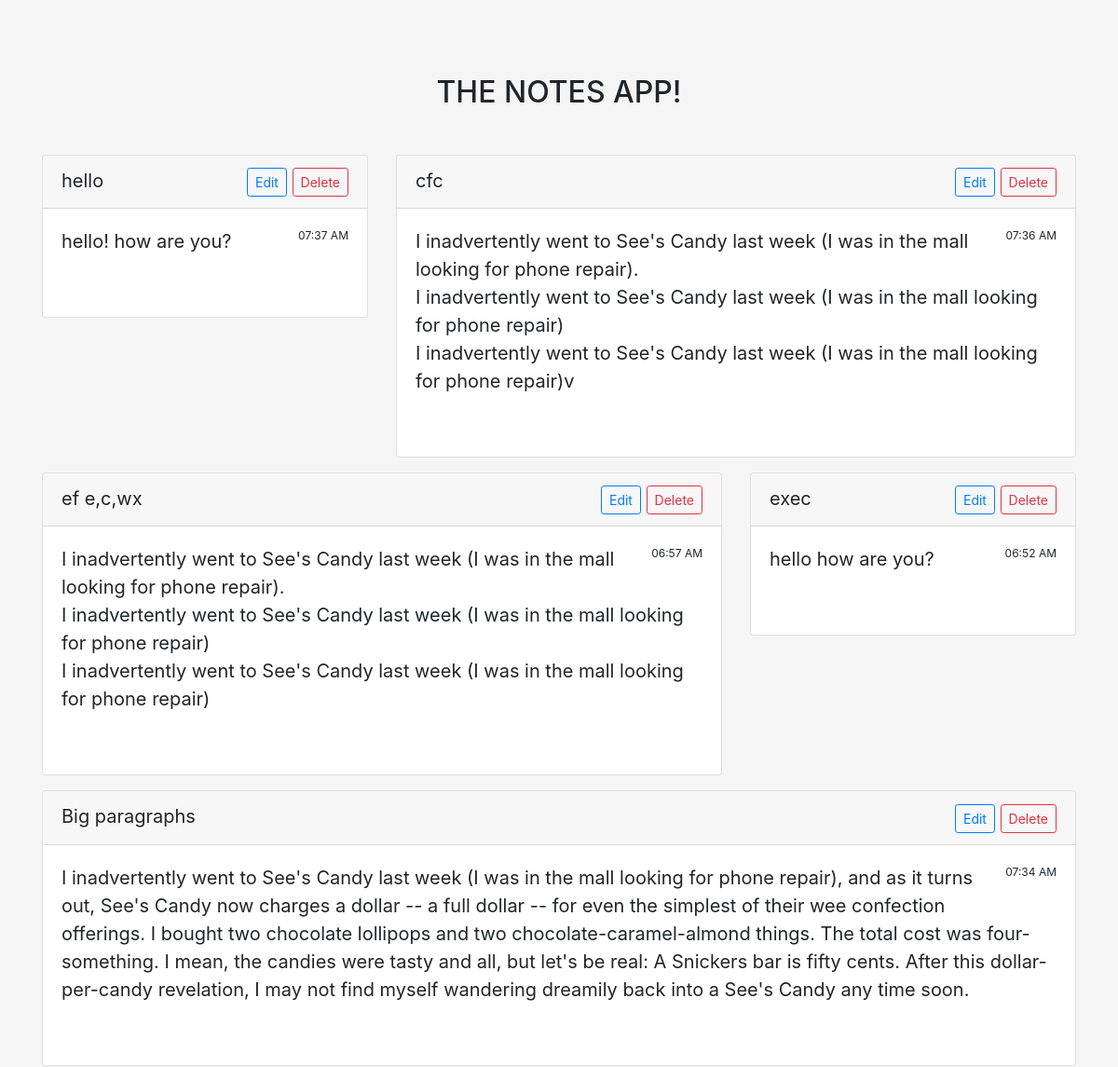
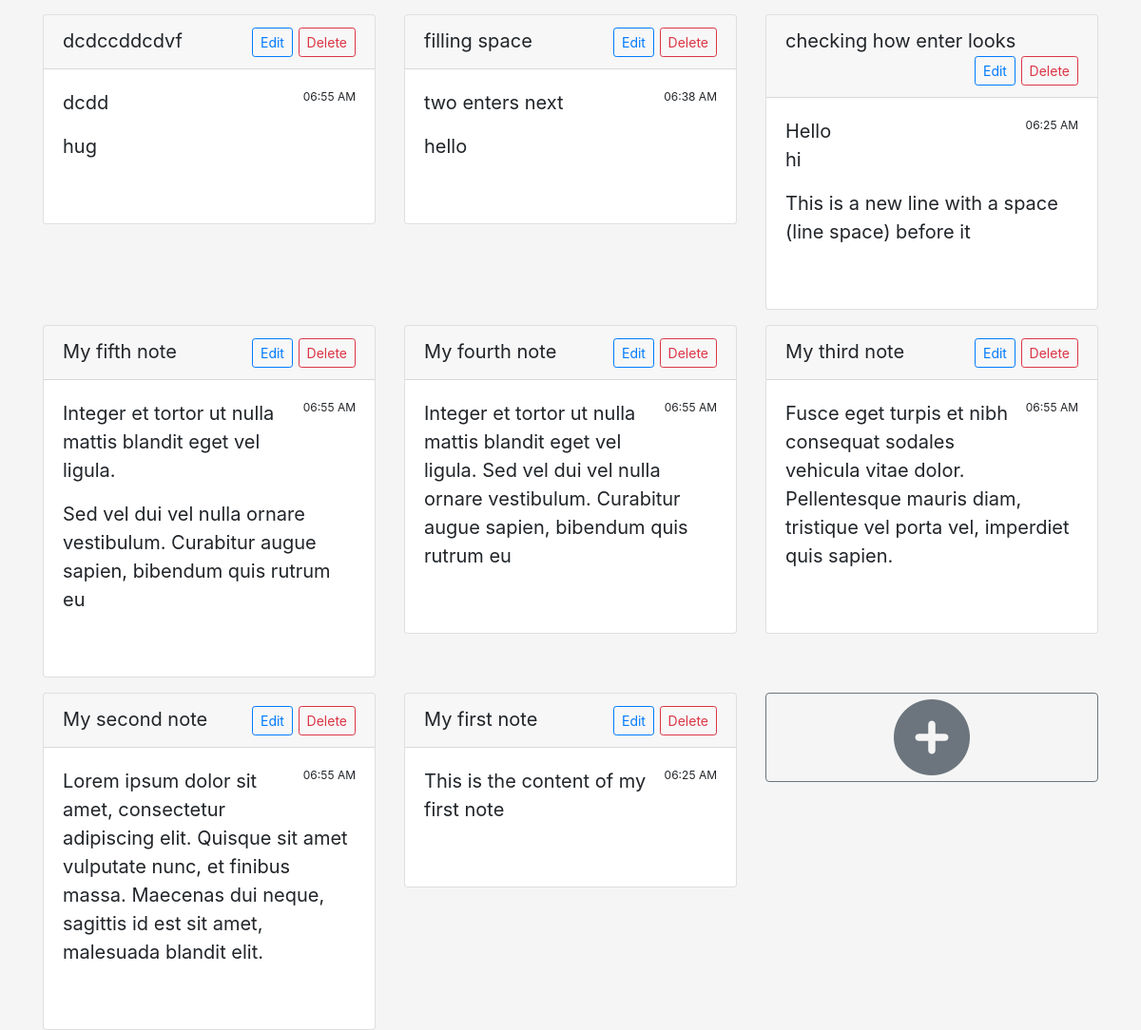
The page / on the database its author committed (2 pictures, top to bottom).
### notes_app/models.py (models this page shows, shortened)
class Note(models.Model):
	title = models.CharField(max_length = 40)
	content = models.CharField(max_length = 10000)
	time = models.CharField(max_length = 10)
	size = models.IntegerField(default = 1)

### notes_app/views.py (the view)
# urls.py: path('', views.index, name = 'index'),
def index(request):
	notes_list = Note.objects.order_by('-id')
	context = {'notes_list': notes_list}
	return render(request, 'notes_app/index.html', context)

### notes_app/templates/notes_app/index.html (shortened to what this page needs)
{% load static %}
<!DOCTYPE html>
<html lang="en">
	<head>
		<link rel="stylesheet" href="https://maxcdn.bootstrapcdn.com/bootstrap/4.5.0/css/bootstrap.min.css">
	</head>
	<body style="background-color: #f5f5f5">
		<div class="container" id="wrapper" style="text-align: center;">
			<div class="row" style="text-align: center; margin-top: 10vh;">
				<div class="col-lg-12" id="content">
					<h2>THE NOTES APP!</h2>
				</div>
			</div>
		</div>
		<br>
		<div class="container"  >
			<div class="row match-my-cols">
				{% for note in notes_list %}
						{% if note.size == 1 %}
						<div class="col-lg-4" style="margin-top: 2vh;">
						{% elif note.size == 2 %}
						<div class="col-lg-8" style="margin-top: 2vh;">
						{% else %}
						<div class="col-lg-12" style="margin-top: 2vh;">
						{% endif %}
							<div class="card box" style="font-size: 20px; ">
								<div class="card-header" >
									<span style="float: left;">
										{{ note.title }}
									</span>
									<span style="float: right;">
										<a href="{% url 'edit_note_editor' note.id %}"><button class="btn btn-outline-primary btn-sm" >Edit</button></a>
										<a href="{% url 'delete' note.id %}"><button class="btn btn-outline-danger btn-sm " >Delete</button></a>
									</span>
								</div>
								<div class="card-body">
								<span style="float: right;">
				                	<p style="font-size: 12px;">{{ note.time }}</p>
				                </span>
				                {{ note.content|linebreaks }}
				                <br>
				              	</div>
							</div>
						</div>
				{% endfor %}
				<div class="col-lg-4" style="margin-top: 2vh;">
					<a href="{% url 'add_note_editor' %}"><button class="btn btn-outline-secondary box" style="width: 100%;">
						<i class="fa fa-plus-circle" style="font-size: 500%"></i>
					</button>
				</div>
			</div>
		</div>
	</body>
</html>

### rows shown on the page
Note: title "hello", time "07:37 AM", content "hello! how are you?"
Note: title "cfc", time "07:36 AM", content "I inadvertently went to See's Candy last week (I was in the mall looking for phone repair). I inadvertently went to See's Candy last week (I was in the mall looking for phone repair) I inadvertently went to See's Candy last week (I was in the mall looking for phone repair)v"
Note: title "ef e,c,wx", time "06:57 AM", content "I inadvertently went to See's Candy last week (I was in the mall looking for phone repair). I inadvertently went to See's Candy last week (I was in the mall looking for phone repair) I inadvertently went to See's Candy last week (I was in the mall looking for phone repair)"
Note: title "exec", time "06:52 AM", content "hello how are you?"
Note: title "Big paragraphs", time "07:34 AM", content "I inadvertently went to See's Candy last week (I was in the mall looking for phone repair), and as it turns out, See's Candy now charges a dollar -- a full dollar -- for even the simplest of their wee confection offerings. I bought two chocolate lollipops and two chocolate-caramel-almond things. The total cost was four-something. I mean, the candies were tasty and all, but let's be real: A Snickers bar is fifty cents. After this dollar-per-candy revelation, I may not find myself wandering dreamily back into a See's Candy any time soon."
Note: title "dcdccddcdvf", time "06:55 AM", content "dcdd hug"
Note: title "filling space", time "06:38 AM", content "two enters next hello"
Note: title "checking how enter looks", time "06:25 AM", content "Hello hi This is a new line with a space (line space) before it"
Note: title "My fifth note", time "06:55 AM", content "Integer et tortor ut nulla mattis blandit eget vel ligula. Sed vel dui vel nulla ornare vestibulum. Curabitur augue sapien, bibendum quis rutrum eu"
Note: title "My fourth note", time "06:55 AM", content "Integer et tortor ut nulla mattis blandit eget vel ligula. Sed vel dui vel nulla ornare vestibulum. Curabitur augue sapien, bibendum quis rutrum eu"
Note: title "My third note", time "06:55 AM", content "Fusce eget turpis et nibh consequat sodales vehicula vitae dolor. Pellentesque mauris diam, tristique vel porta vel, imperdiet quis sapien."
Note: title "My second note", time "06:55 AM", content "Lorem ipsum dolor sit amet, consectetur adipiscing elit. Quisque sit amet vulputate nunc, et finibus massa. Maecenas dui neque, sagittis id est sit amet, malesuada blandit elit."
Note: title "My first note", time "06:25 AM", content "This is the content of my first note"
